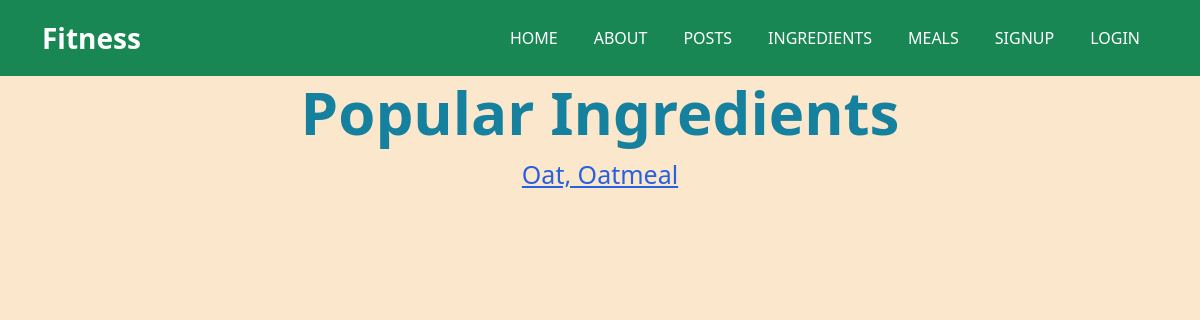
/diet/, run on an earlier commit of the app's database.
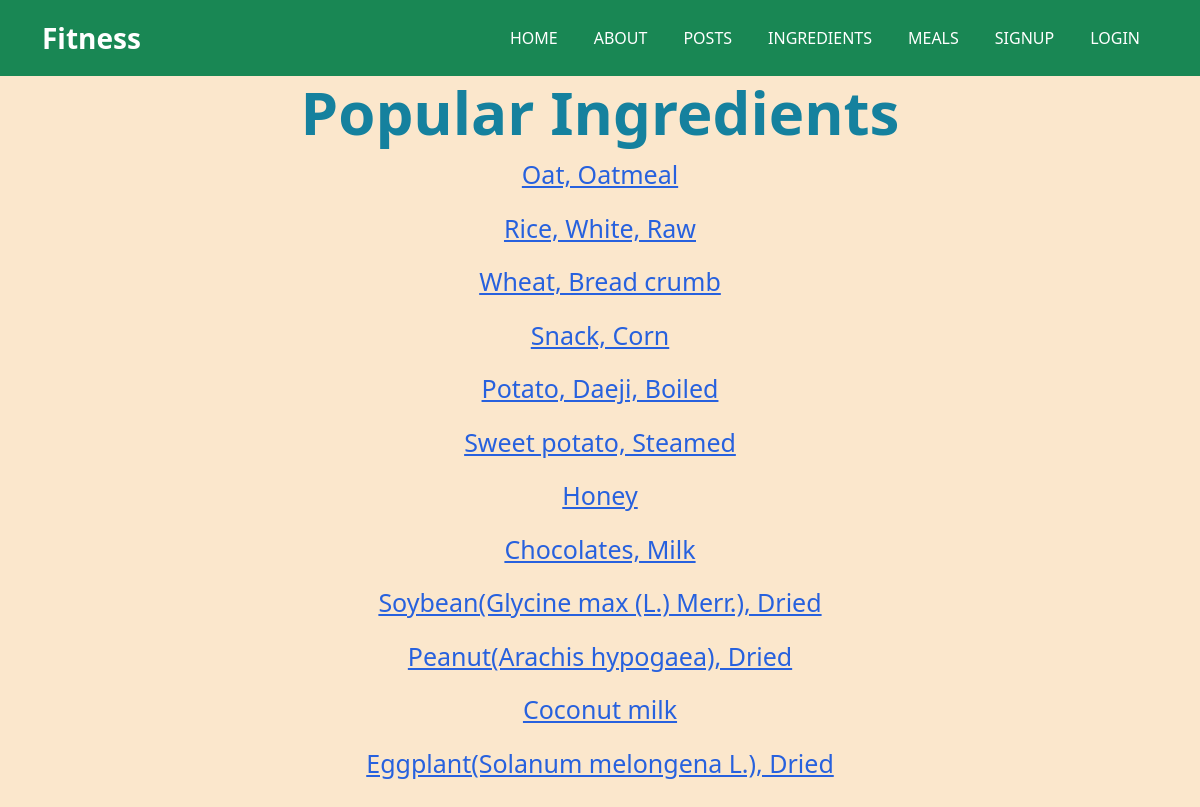
And on a later commit of the database.
### diet/models.py (models this page shows, shortened)
class Ingredient(models.Model):
    name = models.CharField(max_length=150)
    category = models.CharField(max_length=100)
    energy = models.DecimalField(decimal_places=3, max_digits=6)
    protien = models.DecimalField(decimal_places=3, max_digits=6)
    fat = models.DecimalField(decimal_places=3, max_digits=6)
    carbo = models.DecimalField(decimal_places=3, max_digits=6)
    cl = models.DecimalField(decimal_places=3, max_digits=6)
    iron = models.DecimalField(decimal_places=3, max_digits=6)
    sodium = models.DecimalField(decimal_places=3, max_digits=6)
    vA = models.DecimalField(decimal_places=3, max_digits=6)
    vB1 = models.DecimalField(decimal_places=3, max_digits=6)
    vB2 = models.DecimalField(decimal_places=3, max_digits=6)
    vC = models.DecimalField(decimal_places=3, max_digits=6)
    def get_absolute_url(self):
        return reverse('ing', kwargs={'pk': self.pk})

### diet/views.py (the view)
# urls.py: path('', IngList.as_view(), name='list'),
class IngList(ListView):
    model = Ingredient
    context_object_name = 'ing_list'
    template_name = 'diet/list.html'

### diet/templates/diet/list.html (shortened to what this page needs)
{% extends 'base.html' %}
{% block content %}
<body>
    <div class="Home2">
          <div class="content">
            <h2 style="text-align: center;font-weight:bold;font-size:60px ;color: #15819e;">Popular Ingredients</h2>
            {% for ing in ing_list %}
            <p style="text-align: center;font-size: 25px;"><a href="{{ ing.get_absolute_url }}"style="color:#2761DE;">{{ ing.name }}</a></p>
            {% endfor %}
          </div>
    </div>
</body>
    {% endblock content %}

What changed in the data, as far as the page shows it:
added Ingredient: name "Rice, White, Raw"
added Ingredient: name "Wheat, Bread crumb"
added Ingredient: name "Snack, Corn"
added Ingredient: name "Potato, Daeji, Boiled"
added Ingredient: name "Sweet potato, Steamed"
added Ingredient: name "Honey"
added Ingredient: name "Chocolates, Milk"
added Ingredient: name "Soybean(Glycine max (L.) Merr.), Dried"
added Ingredient: name "Peanut(Arachis hypogaea), Dried"
added Ingredient: name "Coconut milk"
added Ingredient: name "Eggplant(Solanum melongena L.), Dried"
